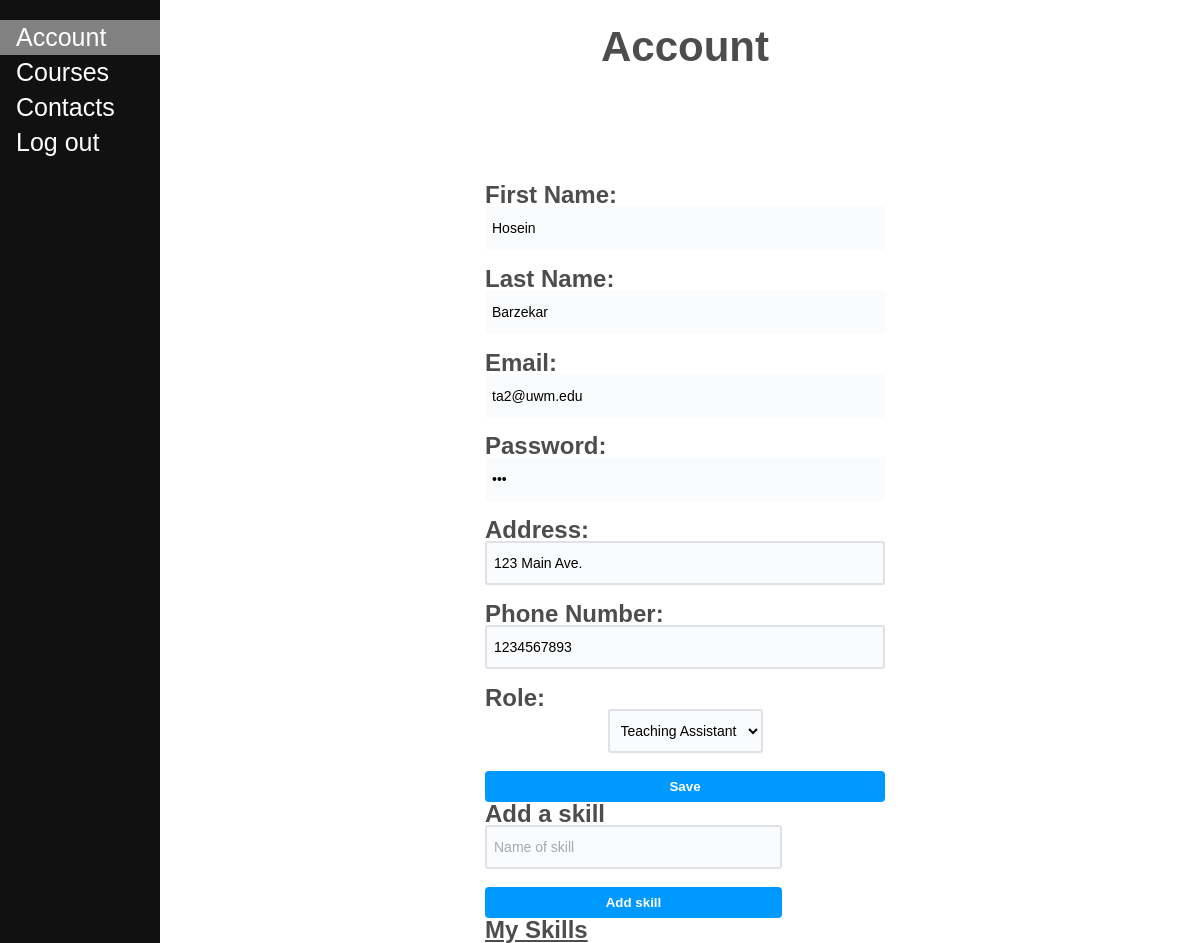
Page /account/ (signed in) on the committed database.
### ourapp/models.py (models this page shows, shortened)
class MyUser(models.Model):
    first_name = models.CharField(max_length=100, default=None)
    last_name = models.CharField(max_length=100, default=None)
    password = models.CharField(max_length=100, default=None)
    address = models.CharField(max_length=100, default=None)
    email = models.EmailField(default=None)
    phone_number = models.CharField(max_length=15, default=None)
    role = models.CharField(max_length=100, default=None, choices=Role.choices)
    skills = models.ManyToManyField(Skill, default=None, blank=True)

### ourapp/views.py (the view, shortened to what this page needs)
# urls.py: path('account/', views.CreateAccounts.as_view(), name='account'),
class CreateAccounts(View):
    def get(self, request):
        ValidSession = validate_session(request)
        if not ValidSession:
            return redirect("/")
        request.session['submitted'] = False
        accounts = MyUser.objects.all()
        email = request.session['name']
        user = get_user(email)
        skills = user.skills.all()
        return render(request, "account.html", {"accounts": accounts, "skills": skills})

### ourapp/helper_methods.py (called while the page is built)
def validate_session(request):
    try:
        key = request.session['name']
    except:
        return False
    return True

def get_user(email):
    if valid_email_format(email) != "Valid":
        raise TypeError("The get_user() function requires a valid email to be used as input")
    try:
        u = MyUser.objects.get(email__iexact=email)
        return u
    except:
        return None

def valid_email_format(email):
    if "@" not in email:
        return "Email does not contain @."
    elif ' ' in email:
        return "Email should not contain a space."
    else:
        return "Valid"

### ourapp/templates/account.html (shortened to what this page needs)
<!DOCTYPE html>
<html lang="en">
<head>
    {% load static %}
    <link rel="stylesheet" href="{% static 'styles.css' %}">
</head>
<body>
    <div class="sidenav">
        <a href="/account/" class="current">Account</a>
        <a href="/course/">Courses</a>
        <a href="/contacts/">Contacts</a>
        <a href="/">Log out</a>
    </div>
    <div class="main">
        <section>
            <h2>Account</h2>
            <div class="container accountInfo">
                {% for i in accounts %}
                    {% if i.email == request.session.name %}
                        <form action="/account/" method="post"> {% csrf_token %}
                            <h1 class="accLabel">First Name: </h1>
                            <input class="form-field noBord" type="text" value="{{ i.first_name }}" placeholder="First Name" name="first_name" readonly>
                            <h1 class="accLabel">Last Name: </h1>
                            <input class="form-field noBord" type="text" value="{{ i.last_name }}" placeholder="Last Name" name="last_name" readonly>
                            <h1 class="accLabel">Email: </h1>
                            <input class="form-field noBord" type="text" value="{{ i.email }}" placeholder="Email" name="email" readonly>
                            <h1 class="accLabel">Password: </h1>
                            <input class="form-field noBord" type="password" value="{{ i.password }}" placeholder="Password" name="password" readonly>
                            <h1 class="accLabel">Address: </h1>
                            <input class="form-field" type="text" value="{{ i.address }}" placeholder="Address" name="address" required>
                            <h1 class="accLabel">Phone Number: </h1>
                            <input class="form-field" type="text" value="{{ i.phone_number }}" placeholder="Phone Number" name="phone_number" required>
                            <h1 class="accLabel">Role: </h1>
                            <select class="form-field selector" name="role" >
                                {% if i.role == "supervisor" %}
                                    <option value="supervisor" selected>Supervisor</option>
                                    <option value="instructor" disabled>Instructor</option>
                                    <option value="ta" disabled>Teaching Assistant</option>
                                {% elif i.role == "instructor" %}
                                    <option value="supervisor" disabled>Supervisor</option>
                                    <option value="instructor" selected>Instructor</option>
                                    <option value="ta" disabled>Teaching Assistant</option>
                                {% else %}
                                    <option value="ta" selected>Teaching Assistant</option>
                                {% endif %}
                            </select>
                            <button type="submit" name="create_butt" class="subButt">Save</button>
                        </form>
                        {% if request.session.role == 'ta' %}
                            <div class="skiList">
                                <form style = "float:right" action="/account/" method="post"> {% csrf_token %}
                                    <h1 class="accLabel">Add a skill </h1>
                                    <input class="form-field" type="text" placeholder="Name of skill" name="skill" required>
                                    <button type="submit" name="add_skill" class="subButt">Add skill</button>
                                </form>
                                    <br><br>
                                    <h1 class="accLabel"><u>My Skills</u></h1>
                                {% endif %}
                            </div>
                    {% endif %}
                {% endfor %}
            </div>
        </section>
    </div>
</body>
</html>

### static/styles.css (style rules this page uses)
.selector { alignment: left; }
a:link { text-decoration: none; }
html { color: #4d4d4d; font-weight: 300; line-height: 1.44em; font-family: sans-serif; }
div { display: block; text-align: center; }
h1 { font-size: 24px; margin-top: 10px; margin-bottom: 25px; }
button { background: #0099FF; width: 100%; color: #FFFFFF; border-radius: 0.3em; display: inline-block; font-weight: bold; padding: 0.6em 1.3em; position: relative; text-decoration: none; border: 0px; }
input { width: 100% }
.container { background-color: #FFFFFF; border-radius: 3px; padding: 25px 40px; box-shadow: 0px 0px 0px 1px rgb(0 0 0 / 8%); max-width: 400px; margin: auto; margin-top: 100px; position: relative; }
.form-field { font-size: 14px; background-color: #FAFBFC; border: 2px solid #DFE1E6; box-sizing: border-box; border-radius: 3px; height: 44px; padding: 0.5em; max-width: 400px; margin: 0 0 1.2em; }
::placeholder { color: #A8A9AC }
.sidenav { height: 100%; width: 160px; position: fixed; z-index: 1; top: 0; left: 0; background-color: #111111; overflow-x: hidden; padding-top: 20px; }
.sidenav a { padding: 6px 8px 6px 16px; text-decoration: none; text-align: left; font-size: 25px; color: #FFFFFF; display: block; }
.main { margin-left: 170px; font-size: 28px; padding: 0px 10px; }
.current { background-color: #818181; color: #111; }
.accountInfo { box-shadow: 0px 0px 0px 1px rgb(0 0 0 / 0%); }
.noBord { border: none; }
.accLabel { text-align: left; margin: 0; }
.skiList { position: skiList; float: left; }

### rows in the picture
MyUser: first_name "Hosein", last_name "Barzekar", email "ta2@uwm.edu", address "123 Main Ave.", phone_number "1234567893", role "Teaching Assistant"
